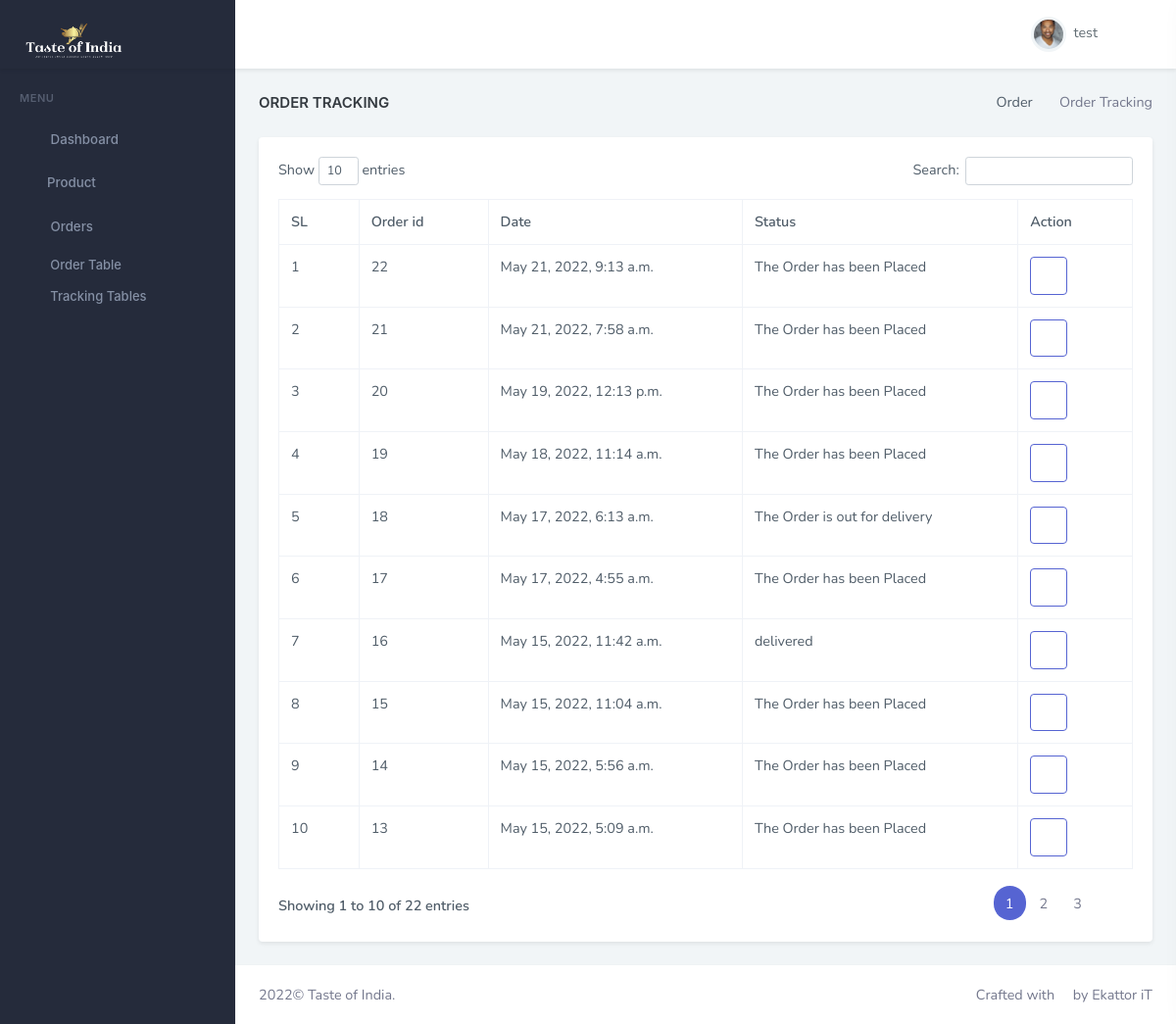
The page /order-tracking (signed in) on the database its author committed.
### dashboard/models.py (models this page shows, shortened)
class OrderUpdate(models.Model):
    update_id = models.AutoField(primary_key=True)
    order_id = models.IntegerField(default="")
    update_desc = models.CharField(max_length=5000)
    timestamp = models.DateTimeField(default=timezone.now)

### dashboard/views.py (the view)
# urls.py: path('order-tracking', views.TrackingListView.as_view(), name="order-tracking"),  # tracking list
class TrackingListView(LoginRequiredMixin, ListView, ):
    login_url = 'admin-login'
    model = OrderUpdate  # Model I want to Covert to List
    template_name = 'menu/order-tracking.html'  # Template Name
    context_object_name = 'tracking'  # Change default name of objectList
    ordering = ['-timestamp', '-order_id']  # Ordering post LIFO
    def get_context_data(self, **kwargs):
        context = super().get_context_data(**kwargs)
        context["title"] = "Order Tracking"
        context["pageview"] = "Order"
        return context

### templates/menu/order-tracking.html (shortened to what this page needs)
{% extends 'partials/base.html' %}
{% load static %}
{% block extra_css %}
        <link href="{% static 'libs/datatables.net-bs4/css/dataTables.bootstrap4.min.css' %}" rel="stylesheet" type="text/css" />
        <link href="{% static 'libs/datatables.net-buttons-bs4/css/buttons.bootstrap4.min.css' %}" rel="stylesheet" type="text/css" />
        <link href="{% static 'libs/datatables.net-select-bs4/css//select.bootstrap4.min.css' %}" rel="stylesheet" type="text/css" />
        <link href="{% static 'libs/datatables.net-responsive-bs4/css/responsive.bootstrap4.min.css' %}" rel="stylesheet" type="text/css" />
{% endblock extra_css %}
{% block content %}
                        <div class="row">
                            <div class="col-12">
                                <div class="card">
                                    <div class="card-body">
                                        <div id = "citems"></div>
                                        <table id="datatable" class="table table-bordered dt-responsive nowrap" style="border-collapse: collapse; border-spacing: 0; width: 100%;">
                                            <thead>
                                            <tr>
                                                <th>SL</th>
                                                <th>Order id</th>
                                                <th>Date</th>
                                                <th>Status</th>
                                                <th>Action</th>
                                            </tr>
                                            </thead>
                                            <tbody>
                                            {% for item in tracking %}
                                            <tr>
                                                <td>{{ forloop.counter}}</td>
                                                <td>{{ item.order_id }}</td>
                                                <td>{{ item.timestamp }}</td>
                                                <td>{{ item.update_desc }}</td>
                                                <td style="">
                                                    <a href="{% url 'change-tracking' item.order_id %}">
                                                        <button class="btn btn-outline-primary" title="Track Parcel">
                                                            <i class="fas fa-truck-moving"></i>
                                                        </button>
                                                    </a>
                                                </td>
                                            </tr>
                                            {% endfor %}
                                            </tbody>
                                        </table>
                                    </div>
                                </div>
                            </div>
                        </div>
{% endblock content %}

### templates/partials/header.html (shortened to what this page needs)
{% load static %}
{% block header %}
		<header id="page-topbar">
			<div class="navbar-header">
				<div class="d-flex">
					<div class="navbar-brand-box">
						<a href="{% url 'dashboard' %}" class="logo logo-light">
							<span class="logo-lg">
                                    <img src="{% static 'web/img/logo/White-logo-no-background.png' %}" alt="logo-light" height="50">
                                </span>
						</a>
					</div>
					<button type="button" class="btn btn-sm px-3 font-size-24 header-item waves-effect" id="vertical-menu-btn"> <i class="ri-menu-2-line align-middle"></i>
					</button>
				</div>
				<div class="d-flex">
					<div class="dropdown d-inline-block user-dropdown">
						<button type="button" class="btn header-item waves-effect" id="page-header-user-dropdown" data-bs-toggle="dropdown" aria-haspopup="true" aria-expanded="false">
							<img class="rounded-circle header-profile-user" src="{% static 'images/users/avatar-2.jpg' %}" alt="Header Avatar"> <span class="d-none d-xl-inline-block ms-1">{{user.username}}</span>
							<i class="mdi mdi-chevron-down d-none d-xl-inline-block"></i>
						</button>
					</div>
					<div class="dropdown d-inline-block">
						<button type="button" class="btn header-item noti-icon right-bar-toggle waves-effect"> <i class="ri-settings-2-line"></i>
						</button>
					</div>
				</div>
			</div>
		</header>
{% endblock header %}

### rows shown on the page
OrderUpdate: order_id "22", timestamp "May 21, 2022, 9:13 a.m.", update_desc "The Order has been Placed"
OrderUpdate: order_id "21", timestamp "May 21, 2022, 7:58 a.m.", update_desc "The Order has been Placed"
OrderUpdate: order_id "20", timestamp "May 19, 2022, 12:13 p.m.", update_desc "The Order has been Placed"
OrderUpdate: order_id "19", timestamp "May 18, 2022, 11:14 a.m.", update_desc "The Order has been Placed"
OrderUpdate: order_id "18", timestamp "May 17, 2022, 6:13 a.m.", update_desc "The Order is out for delivery"
OrderUpdate: order_id "17", timestamp "May 17, 2022, 4:55 a.m.", update_desc "The Order has been Placed"
OrderUpdate: order_id "16", timestamp "May 15, 2022, 11:42 a.m.", update_desc "delivered"
OrderUpdate: order_id "15", timestamp "May 15, 2022, 11:04 a.m.", update_desc "The Order has been Placed"
OrderUpdate: order_id "14", timestamp "May 15, 2022, 5:56 a.m.", update_desc "The Order has been Placed"
OrderUpdate: order_id "13", timestamp "May 15, 2022, 5:09 a.m.", update_desc "The Order has been Placed"

### other values the page prints
{{ user.username }} "test"
{{ title }} "ORDER TRACKING"
{{ pageview }} "Order"
{{ title }} "Order Tracking"
